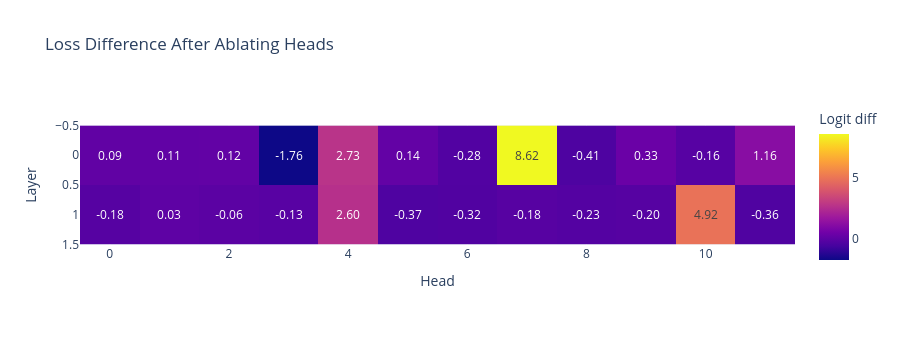

Notebook cell for this chart:
### Code cell
def head_mean_ablation_hook(
    z: Float[Tensor, "batch seq n_heads d_head"],
    hook: HookPoint,
    head_index_to_ablate: int,
) -> None:
  z[:, :, head_index_to_ablate, :] = z[:, :, head_index_to_ablate, :].mean(0)

rep_tokens_batch = run_and_cache_model_repeated_tokens(model, seq_len=50, batch_size=10)[0]
mean_ablation_scores = get_ablation_scores(model, rep_tokens_batch, ablation_function=head_mean_ablation_hook)

fig = px.imshow(
    ablation_scores.detach().cpu().numpy(),
    labels={"x": "Head", "y": "Layer", "color": "Logit diff"},
    title="Loss Difference After Ablating Heads",
    text_auto=".2f",
    width=900,
    height=350,
)
fig.show()

### Figure 1 — Plotly figure (JSON) as saved in the notebook; plotly's stock layout.template omitted (floating-point values rounded to 4 significant figures)
{"data": [{"coloraxis": "coloraxis", "hovertemplate": "Head: %{x}<br>Layer: %{y}<br>Logit diff: %{z}<extra></extra>", "name": "0", "texttemplate": "%{z:.2f}", "type": "heatmap", "xaxis": "x", "yaxis": "y", "z": [[0.08905, 0.1113, 0.1233, -1.763, 2.727, 0.1402, -0.2838, 8.621, -0.41, 0.3325, -0.1604, 1.16], [-0.183, 0.03175, -0.06346, -0.1292, 2.604, -0.3709, -0.3162, -0.1765, -0.2348, -0.1973, 4.919, -0.36]]}], "layout": {"coloraxis": {"colorbar": {"title": {"text": "Logit diff"}}, "colorscale": [[0, "#0d0887"], [0.1111, "#46039f"], [0.2222, "#7201a8"], [0.3333, "#9c179e"], [0.4444, "#bd3786"], [0.5556, "#d8576b"], [0.6667, "#ed7953"], [0.7778, "#fb9f3a"], [0.8889, "#fdca26"], [1, "#f0f921"]]}, "height": 350, "title": {"text": "Loss Difference After Ablating Heads"}, "width": 900, "xaxis": {"anchor": "y", "constrain": "domain", "domain": [0, 1], "scaleanchor": "y", "title": {"text": "Head"}}, "yaxis": {"anchor": "x", "autorange": "reversed", "constrain": "domain", "domain": [0, 1], "title": {"text": "Layer"}}}}
